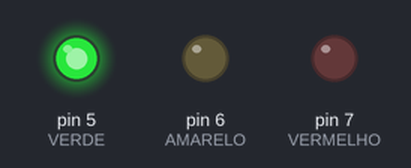
This sketch was run on a simulated Arduino Uno, built with avr-gcc and run on an emulated ATmega328P. Shown: output pins drawn as LEDs (lit = HIGH).

Above: at 1.5 s.
At 4.0 s:
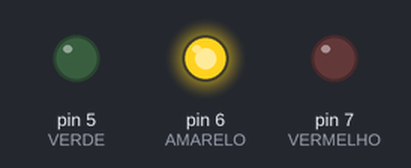
At 7.0 s:
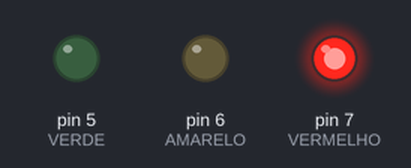
Timing chart, 0 to 11.7 s (numbered marks = the images above):
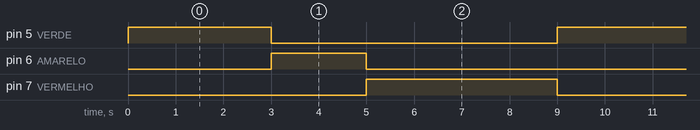

The sketch:

Semaforo.ino
```cpp
int VERMELHO = 7;	  // declarando a variável VERMELHO com o valor 7
int AMARELO = 6;	  // declarando a variável AMARELO  com o valor 7
int VERDE = 5;		  // declarando a variável VERDE    com o valor 7

void setup()
{
  pinMode(VERMELHO, OUTPUT); // define a porta 7 como saída
  pinMode(AMARELO, OUTPUT);  // define a porta 6 como saída
  pinMode(VERDE, OUTPUT);    // define a porta 5 como saída


  // Desligando todos os LEDs
  digitalWrite(VERMELHO, LOW);
  digitalWrite(AMARELO, LOW);
  digitalWrite(VERDE, LOW);
}

void loop()
{
  // Sinal Verde
  digitalWrite(VERMELHO, LOW);
  digitalWrite(AMARELO, LOW);
  digitalWrite(VERDE, HIGH);
  delay(3000);

  // Sinal Amarelo
  digitalWrite(VERMELHO, LOW);
  digitalWrite(AMARELO, HIGH);
  digitalWrite(VERDE, LOW);
  delay(2000);

  // Sinal Vermelho
  digitalWrite(VERMELHO, HIGH);
  digitalWrite(AMARELO, LOW);
  delay(4000);

}
```

Measured:
- by itself, pin 5 (VERDE): alternates HIGH for 3.0 s and LOW for 6.0 s
- by itself, pin 6 (AMARELO): alternates HIGH for 2.0 s and LOW for 7.0 s
- by itself, pin 7 (VERMELHO): alternates HIGH for 4.0 s and LOW for 5.0 s
